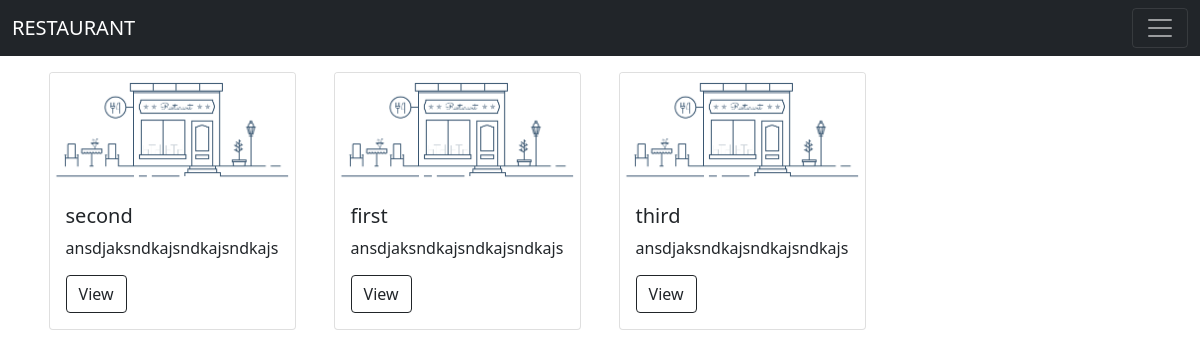
/, run on an earlier commit of the app's database.
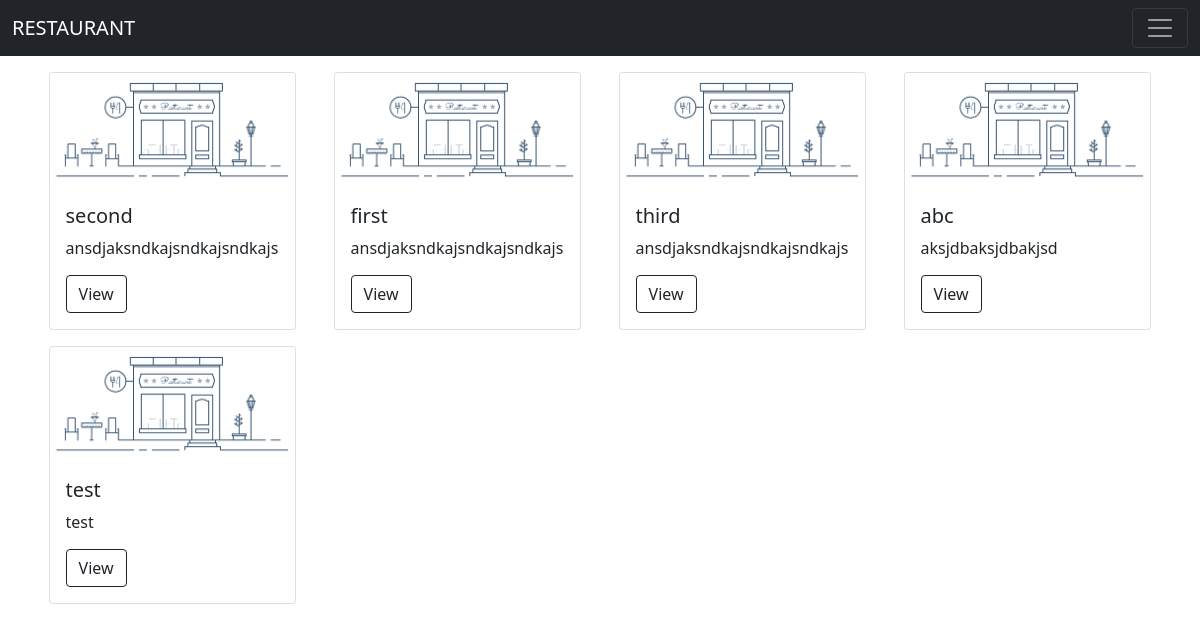
And on a later commit of the database.
### app.py (models this page shows, shortened)
class Restaurant(db.Model):
    id = db.Column(db.Integer, primary_key = True)
    name = db.Column(db.String(80), nullable=False)
    phone = db.Column(db.String(12), nullable=False)
    address = db.Column(db.String(80), nullable=False)
    category = db.Column(db.String(80), nullable=False)
    description = db.Column(db.String(300), nullable=False)
    menu = db.relationship('Menu', backref='restaurant')
    user_id = db.Column(db.Integer, db.ForeignKey('user.id'), nullable=False)
    def __repr__(self):
        return self.name

### app.py (the view)
@app.route('/')
def index():
    res = Restaurant.query.all()
    print(res)
    return render_template('index.jinja', res = res)

### templates/index.jinja (shortened to what this page needs)
{% extends 'base.jinja' %}
{% block body %}
    <div class = "container">
        <div class="row">
            {% for each in res %}
                <div class = "col-3">
                    <div class="card mx-auto mt-3" style="width: 95%">
                        <img src = "{{url_for('static', filename = 'img/rest_default.png')}}" class="card-img-top" alt="...">
                        <div class="card-body">
                            <h5 class="card-title">{{each.name}}</h5>
                            <div class="overflow-hidden mb-3" style="width:100%; height:23px">
                                <p class="card-text">{{each.description}}</p>
                            </div>
                            <a class="btn btn-outline-dark" href = "{{url_for('view', id = each.id)}}">View</a>
                        </div>
                    </div>
                </div>
            {%endfor%}
        </div>
    </div>
{% endblock %}

What changed in the data, as far as the page shows it:
added Restaurant: name "abc", description "aksjdbaksjdbakjsd"
added Restaurant: name "test", description "test"
